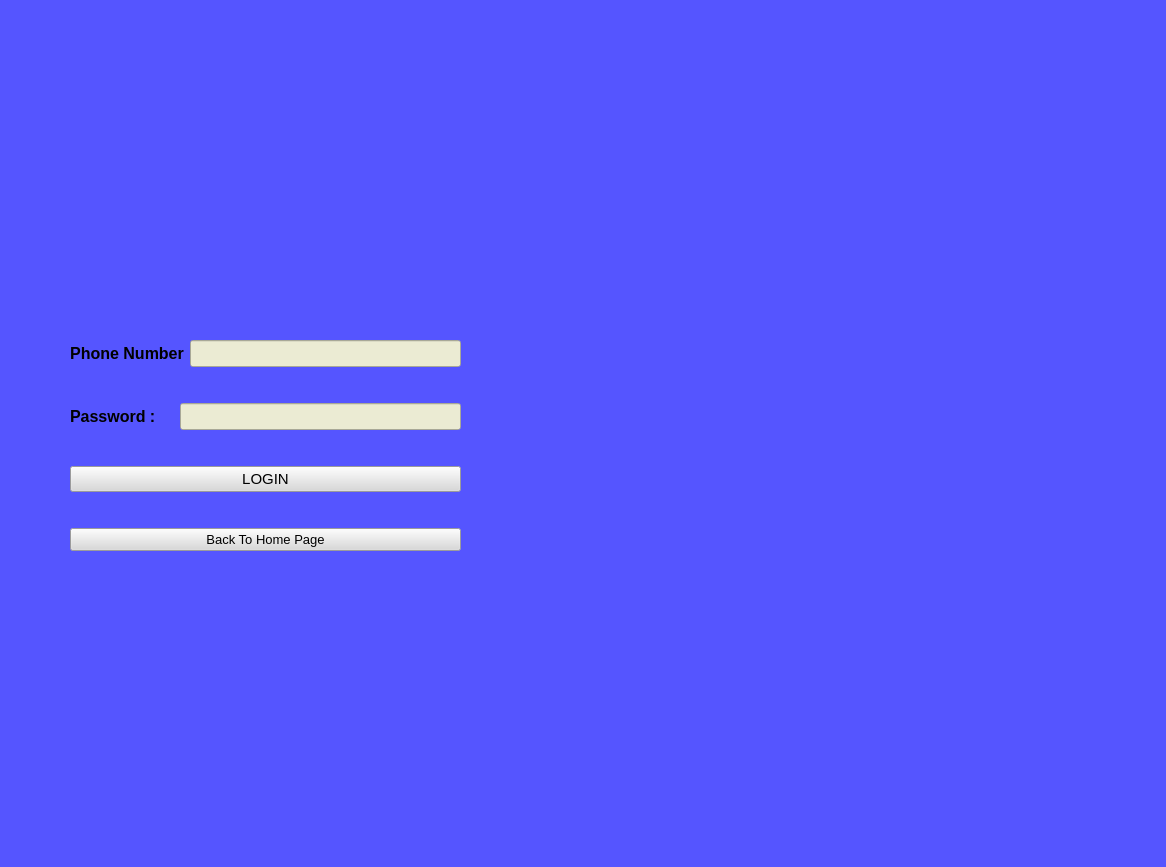
<?xml version="1.0" encoding="UTF-8"?>
<ui version="4.0">
 <class>FacultyLogin</class>
 <widget class="QMainWindow" name="FacultyLogin">
  <property name="geometry">
   <rect>
    <x>0</x>
    <y>0</y>
    <width>1166</width>
    <height>867</height>
   </rect>
  </property>
  <property name="windowTitle">
   <string>Faculty Login</string>
  </property>
  <property name="styleSheet">
   <string notr="true">background-color: rgb(85, 85, 255)</string>
  </property>
  <widget class="QWidget" name="centralwidget">
   <widget class="QWidget" name="verticalLayoutWidget">
    <property name="geometry">
     <rect>
      <x>70</x>
      <y>310</y>
      <width>391</width>
      <height>271</height>
     </rect>
    </property>
    <layout class="QVBoxLayout" name="verticalLayout">
     <item>
      <layout class="QHBoxLayout" name="horizontalLayout">
       <item>
        <widget class="QLabel" name="label">
         <property name="font">
          <font>
           <pointsize>12</pointsize>
           <weight>75</weight>
           <bold>true</bold>
          </font>
         </property>
         <property name="text">
          <string>Phone Number</string>
         </property>
         <property name="alignment">
          <set>Qt::AlignCenter</set>
         </property>
        </widget>
       </item>
       <item>
        <widget class="QLineEdit" name="phoneEnter">
         <property name="font">
          <font>
           <pointsize>12</pointsize>
          </font>
         </property>
         <property name="styleSheet">
          <string notr="true">background-color:rgb(235, 235, 211)</string>
         </property>
         <property name="text">
          <string/>
         </property>
        </widget>
       </item>
      </layout>
     </item>
     <item>
      <layout class="QHBoxLayout" name="horizontalLayout_2">
       <item>
        <widget class="QLabel" name="label_2">
         <property name="font">
          <font>
           <pointsize>12</pointsize>
           <weight>75</weight>
           <bold>true</bold>
          </font>
         </property>
         <property name="text">
          <string>Password :    </string>
         </property>
        </widget>
       </item>
       <item>
        <widget class="QLineEdit" name="passwordEnter">
         <property name="font">
          <font>
           <pointsize>12</pointsize>
          </font>
         </property>
         <property name="styleSheet">
          <string notr="true">background-color:rgb(235, 235, 211)</string>
         </property>
         <property name="text">
          <string/>
         </property>
         <property name="echoMode">
          <enum>QLineEdit::Password</enum>
         </property>
        </widget>
       </item>
      </layout>
     </item>
     <item>
      <widget class="QPushButton" name="loginBut">
       <property name="font">
        <font>
         <pointsize>11</pointsize>
        </font>
       </property>
       <property name="styleSheet">
        <string notr="true">background-color: rgb(217, 217, 217);</string>
       </property>
       <property name="text">
        <string>LOGIN</string>
       </property>
      </widget>
     </item>
     <item>
      <widget class="QPushButton" name="backBut">
       <property name="font">
        <font>
         <pointsize>10</pointsize>
        </font>
       </property>
       <property name="styleSheet">
        <string notr="true">background-color: rgb(217, 217, 217);</string>
       </property>
       <property name="text">
        <string>Back To Home Page</string>
       </property>
      </widget>
     </item>
    </layout>
   </widget>
   <widget class="QLabel" name="label_3">
    <property name="geometry">
     <rect>
      <x>310</x>
      <y>330</y>
      <width>901</width>
      <height>541</height>
     </rect>
    </property>
    <property name="styleSheet">
     <string notr="true">background-color:transparent</string>
    </property>
    <property name="text">
     <string/>
    </property>
    <property name="pixmap">
     <pixmap>static/professional-development-tools-for-teachers-removebg-preview.png</pixmap>
    </property>
    <property name="scaledContents">
     <bool>true</bool>
    </property>
   </widget>
   <zorder>label_3</zorder>
   <zorder>verticalLayoutWidget</zorder>
  </widget>
 </widget>
 <resources/>
 <connections/>
</ui>
